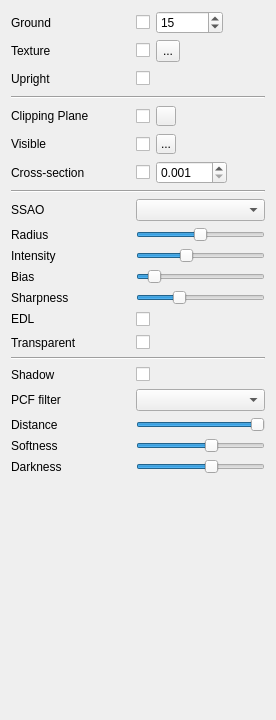
<?xml version="1.0" encoding="UTF-8"?>
<ui version="4.0">
 <class>WidgetGlobalSetting</class>
 <widget class="QWidget" name="WidgetGlobalSetting">
  <property name="geometry">
   <rect>
    <x>0</x>
    <y>0</y>
    <width>276</width>
    <height>720</height>
   </rect>
  </property>
  <property name="windowTitle">
   <string>Global Setting</string>
  </property>
  <property name="locale">
   <locale language="English" country="UnitedStates"/>
  </property>
  <layout class="QVBoxLayout" name="verticalLayout">
   <item>
    <layout class="QGridLayout" name="gridLayout">
     <item row="20" column="0">
      <widget class="QLabel" name="labelShadowSoftness">
       <property name="text">
        <string>Softness</string>
       </property>
      </widget>
     </item>
     <item row="18" column="1">
      <widget class="QComboBox" name="comboBoxShadowSmoothPattern">
       <property name="toolTip">
        <string>Smooth pattern for soft shadow</string>
       </property>
      </widget>
     </item>
     <item row="12" column="0">
      <widget class="QLabel" name="labelSSAOBias">
       <property name="text">
        <string>Bias</string>
       </property>
      </widget>
     </item>
     <item row="11" column="0">
      <widget class="QLabel" name="labelSSAOIntensity">
       <property name="text">
        <string>Intensity</string>
       </property>
      </widget>
     </item>
     <item row="21" column="0">
      <widget class="QLabel" name="labelShadowDarkness">
       <property name="text">
        <string>Darkness</string>
       </property>
      </widget>
     </item>
     <item row="11" column="1">
      <widget class="QSlider" name="horizontalSliderSSAOIntensity">
       <property name="sizePolicy">
        <sizepolicy hsizetype="Expanding" vsizetype="Fixed">
         <horstretch>0</horstretch>
         <verstretch>0</verstretch>
        </sizepolicy>
       </property>
       <property name="toolTip">
        <string>Distance of light source to the scene center (relative to scene radius)</string>
       </property>
       <property name="minimum">
        <number>0</number>
       </property>
       <property name="maximum">
        <number>400</number>
       </property>
       <property name="singleStep">
        <number>5</number>
       </property>
       <property name="pageStep">
        <number>10</number>
       </property>
       <property name="value">
        <number>150</number>
       </property>
       <property name="orientation">
        <enum>Qt::Orientation::Horizontal</enum>
       </property>
      </widget>
     </item>
     <item row="20" column="1">
      <widget class="QSlider" name="horizontalSliderShadowSoftness">
       <property name="sizePolicy">
        <sizepolicy hsizetype="Expanding" vsizetype="Fixed">
         <horstretch>0</horstretch>
         <verstretch>0</verstretch>
        </sizepolicy>
       </property>
       <property name="toolTip">
        <string>Width of the penumbra region</string>
       </property>
       <property name="minimum">
        <number>1</number>
       </property>
       <property name="maximum">
        <number>100</number>
       </property>
       <property name="pageStep">
        <number>5</number>
       </property>
       <property name="value">
        <number>60</number>
       </property>
       <property name="orientation">
        <enum>Qt::Orientation::Horizontal</enum>
       </property>
      </widget>
     </item>
     <item row="6" column="1">
      <layout class="QHBoxLayout" name="horizontalLayout_10">
       <item>
        <widget class="QCheckBox" name="checkBoxCrossSectionEnable">
         <property name="sizePolicy">
          <sizepolicy hsizetype="Fixed" vsizetype="Preferred">
           <horstretch>0</horstretch>
           <verstretch>0</verstretch>
          </sizepolicy>
         </property>
         <property name="minimumSize">
          <size>
           <width>0</width>
           <height>22</height>
          </size>
         </property>
         <property name="text">
          <string/>
         </property>
        </widget>
       </item>
       <item>
        <widget class="QDoubleSpinBox" name="doubleSpinBoxCrossSectionThickness">
         <property name="sizePolicy">
          <sizepolicy hsizetype="Expanding" vsizetype="Fixed">
           <horstretch>0</horstretch>
           <verstretch>0</verstretch>
          </sizepolicy>
         </property>
         <property name="minimumSize">
          <size>
           <width>0</width>
           <height>0</height>
          </size>
         </property>
         <property name="decimals">
          <number>3</number>
         </property>
         <property name="minimum">
          <double>0.001000000000000</double>
         </property>
         <property name="maximum">
          <double>100.000000000000000</double>
         </property>
         <property name="singleStep">
          <double>0.001000000000000</double>
         </property>
         <property name="value">
          <double>0.001000000000000</double>
         </property>
        </widget>
       </item>
       <item>
        <spacer name="horizontalSpacer_24">
         <property name="orientation">
          <enum>Qt::Orientation::Horizontal</enum>
         </property>
         <property name="sizeType">
          <enum>QSizePolicy::Policy::Expanding</enum>
         </property>
         <property name="sizeHint" stdset="0">
          <size>
           <width>38</width>
           <height>19</height>
          </size>
         </property>
        </spacer>
       </item>
      </layout>
     </item>
     <item row="6" column="0">
      <widget class="QLabel" name="labelCrossSectionEnable">
       <property name="sizePolicy">
        <sizepolicy hsizetype="Expanding" vsizetype="Minimum">
         <horstretch>0</horstretch>
         <verstretch>0</verstretch>
        </sizepolicy>
       </property>
       <property name="text">
        <string>Cross-section</string>
       </property>
      </widget>
     </item>
     <item row="7" column="0" rowspan="2" colspan="2">
      <widget class="Line" name="line_2">
       <property name="orientation">
        <enum>Qt::Orientation::Horizontal</enum>
       </property>
      </widget>
     </item>
     <item row="21" column="1">
      <widget class="QSlider" name="horizontalSliderShadowDarkness">
       <property name="sizePolicy">
        <sizepolicy hsizetype="Expanding" vsizetype="Fixed">
         <horstretch>0</horstretch>
         <verstretch>0</verstretch>
        </sizepolicy>
       </property>
       <property name="toolTip">
        <string>The darkness of the umbra region</string>
       </property>
       <property name="minimum">
        <number>1</number>
       </property>
       <property name="maximum">
        <number>100</number>
       </property>
       <property name="pageStep">
        <number>5</number>
       </property>
       <property name="value">
        <number>60</number>
       </property>
       <property name="orientation">
        <enum>Qt::Orientation::Horizontal</enum>
       </property>
      </widget>
     </item>
     <item row="4" column="0">
      <widget class="QLabel" name="labelClippingPlaneEnable">
       <property name="sizePolicy">
        <sizepolicy hsizetype="Expanding" vsizetype="Minimum">
         <horstretch>0</horstretch>
         <verstretch>0</verstretch>
        </sizepolicy>
       </property>
       <property name="text">
        <string>Clipping Plane</string>
       </property>
      </widget>
     </item>
     <item row="0" column="0">
      <widget class="QLabel" name="labelGroundPlaneTexture_2">
       <property name="minimumSize">
        <size>
         <width>0</width>
         <height>22</height>
        </size>
       </property>
       <property name="text">
        <string>Ground</string>
       </property>
      </widget>
     </item>
     <item row="12" column="1">
      <widget class="QSlider" name="horizontalSliderSSAOBias">
       <property name="sizePolicy">
        <sizepolicy hsizetype="Expanding" vsizetype="Fixed">
         <horstretch>0</horstretch>
         <verstretch>0</verstretch>
        </sizepolicy>
       </property>
       <property name="toolTip">
        <string>Distance of light source to the scene center (relative to scene radius)</string>
       </property>
       <property name="minimum">
        <number>0</number>
       </property>
       <property name="maximum">
        <number>100</number>
       </property>
       <property name="pageStep">
        <number>5</number>
       </property>
       <property name="value">
        <number>10</number>
       </property>
       <property name="orientation">
        <enum>Qt::Orientation::Horizontal</enum>
       </property>
      </widget>
     </item>
     <item row="17" column="0">
      <widget class="QLabel" name="labelShadow">
       <property name="text">
        <string>Shadow</string>
       </property>
      </widget>
     </item>
     <item row="1" column="0">
      <widget class="QLabel" name="labelGroundPlaneTexture">
       <property name="minimumSize">
        <size>
         <width>0</width>
         <height>22</height>
        </size>
       </property>
       <property name="text">
        <string>Texture</string>
       </property>
      </widget>
     </item>
     <item row="5" column="1">
      <layout class="QHBoxLayout" name="horizontalLayout_2">
       <item>
        <widget class="QCheckBox" name="checkBoxClippingPlaneVisible">
         <property name="sizePolicy">
          <sizepolicy hsizetype="Fixed" vsizetype="Preferred">
           <horstretch>0</horstretch>
           <verstretch>0</verstretch>
          </sizepolicy>
         </property>
         <property name="minimumSize">
          <size>
           <width>0</width>
           <height>22</height>
          </size>
         </property>
         <property name="text">
          <string/>
         </property>
        </widget>
       </item>
       <item>
        <widget class="QToolButton" name="toolButtonClippingPlaneColor">
         <property name="minimumSize">
          <size>
           <width>20</width>
           <height>20</height>
          </size>
         </property>
         <property name="maximumSize">
          <size>
           <width>20</width>
           <height>20</height>
          </size>
         </property>
         <property name="toolTip">
          <string>Click to set the backside color for this drawable</string>
         </property>
         <property name="text">
          <string>...</string>
         </property>
         <property name="icon">
          <iconset>
           <normaloff>../Resources/icons/transparency.png</normaloff>../Resources/icons/transparency.png</iconset>
         </property>
         <property name="iconSize">
          <size>
           <width>20</width>
           <height>20</height>
          </size>
         </property>
        </widget>
       </item>
       <item>
        <spacer name="horizontalSpacer_23">
         <property name="orientation">
          <enum>Qt::Orientation::Horizontal</enum>
         </property>
         <property name="sizeType">
          <enum>QSizePolicy::Policy::Expanding</enum>
         </property>
         <property name="sizeHint" stdset="0">
          <size>
           <width>38</width>
           <height>19</height>
          </size>
         </property>
        </spacer>
       </item>
      </layout>
     </item>
     <item row="2" column="1">
      <layout class="QHBoxLayout" name="horizontalLayout_4">
       <item>
        <widget class="QCheckBox" name="checkBoxGroundPlaneConstraint">
         <property name="layoutDirection">
          <enum>Qt::LayoutDirection::RightToLeft</enum>
         </property>
         <property name="text">
          <string/>
         </property>
        </widget>
       </item>
       <item>
        <spacer name="horizontalSpacer_19">
         <property name="orientation">
          <enum>Qt::Orientation::Horizontal</enum>
         </property>
         <property name="sizeType">
          <enum>QSizePolicy::Policy::Expanding</enum>
         </property>
         <property name="sizeHint" stdset="0">
          <size>
           <width>68</width>
           <height>19</height>
          </size>
         </property>
        </spacer>
       </item>
      </layout>
     </item>
     <item row="5" column="0">
      <widget class="QLabel" name="labelClippingPlaneVisible">
       <property name="sizePolicy">
        <sizepolicy hsizetype="Expanding" vsizetype="Minimum">
         <horstretch>0</horstretch>
         <verstretch>0</verstretch>
        </sizepolicy>
       </property>
       <property name="text">
        <string>Visible</string>
       </property>
      </widget>
     </item>
     <item row="0" column="1">
      <layout class="QHBoxLayout" name="horizontalLayout_6">
       <item>
        <widget class="QCheckBox" name="checkBoxGroundPlane">
         <property name="layoutDirection">
          <enum>Qt::LayoutDirection::RightToLeft</enum>
         </property>
         <property name="text">
          <string/>
         </property>
        </widget>
       </item>
       <item>
        <widget class="QSpinBox" name="spinBoxGroundPlaneSize">
         <property name="minimum">
          <number>1</number>
         </property>
         <property name="maximum">
          <number>10000000</number>
         </property>
         <property name="singleStep">
          <number>1</number>
         </property>
         <property name="value">
          <number>15</number>
         </property>
         <property name="displayIntegerBase">
          <number>10</number>
         </property>
        </widget>
       </item>
       <item>
        <spacer name="horizontalSpacer_21">
         <property name="orientation">
          <enum>Qt::Orientation::Horizontal</enum>
         </property>
         <property name="sizeType">
          <enum>QSizePolicy::Policy::Expanding</enum>
         </property>
         <property name="sizeHint" stdset="0">
          <size>
           <width>38</width>
           <height>19</height>
          </size>
         </property>
        </spacer>
       </item>
      </layout>
     </item>
     <item row="16" column="0" colspan="2">
      <widget class="Line" name="line_3">
       <property name="orientation">
        <enum>Qt::Orientation::Horizontal</enum>
       </property>
      </widget>
     </item>
     <item row="4" column="1">
      <layout class="QHBoxLayout" name="horizontalLayout_3">
       <item>
        <widget class="QCheckBox" name="checkBoxClippingPlaneEnable">
         <property name="sizePolicy">
          <sizepolicy hsizetype="Fixed" vsizetype="Preferred">
           <horstretch>0</horstretch>
           <verstretch>0</verstretch>
          </sizepolicy>
         </property>
         <property name="minimumSize">
          <size>
           <width>0</width>
           <height>22</height>
          </size>
         </property>
         <property name="text">
          <string/>
         </property>
        </widget>
       </item>
       <item>
        <widget class="QToolButton" name="toolButtonRecenterClippingPlane">
         <property name="minimumSize">
          <size>
           <width>20</width>
           <height>20</height>
          </size>
         </property>
         <property name="maximumSize">
          <size>
           <width>20</width>
           <height>20</height>
          </size>
         </property>
         <property name="toolTip">
          <string>Re-center the clipping plane</string>
         </property>
         <property name="text">
          <string/>
         </property>
         <property name="icon">
          <iconset resource="../resources/Mapple.qrc">
           <normaloff>:/resources/icons/recenter.png</normaloff>:/resources/icons/recenter.png</iconset>
         </property>
         <property name="iconSize">
          <size>
           <width>20</width>
           <height>20</height>
          </size>
         </property>
        </widget>
       </item>
       <item>
        <spacer name="horizontalSpacer_22">
         <property name="orientation">
          <enum>Qt::Orientation::Horizontal</enum>
         </property>
         <property name="sizeType">
          <enum>QSizePolicy::Policy::Expanding</enum>
         </property>
         <property name="sizeHint" stdset="0">
          <size>
           <width>38</width>
           <height>19</height>
          </size>
         </property>
        </spacer>
       </item>
      </layout>
     </item>
     <item row="17" column="1">
      <layout class="QHBoxLayout" name="horizontalLayout_7">
       <item>
        <widget class="QCheckBox" name="checkBoxShadow">
         <property name="toolTip">
          <string>Enable/Disable shadowing</string>
         </property>
         <property name="text">
          <string/>
         </property>
        </widget>
       </item>
       <item>
        <spacer name="horizontalSpacer_7">
         <property name="orientation">
          <enum>Qt::Orientation::Horizontal</enum>
         </property>
         <property name="sizeHint" stdset="0">
          <size>
           <width>58</width>
           <height>17</height>
          </size>
         </property>
        </spacer>
       </item>
      </layout>
     </item>
     <item row="14" column="1">
      <layout class="QHBoxLayout" name="horizontalLayout_9">
       <item>
        <widget class="QCheckBox" name="checkBoxEyeDomeLighting">
         <property name="toolTip">
          <string>Enable/Disable eye dome lighting for point clouds</string>
         </property>
         <property name="text">
          <string/>
         </property>
        </widget>
       </item>
       <item>
        <spacer name="horizontalSpacer_5">
         <property name="orientation">
          <enum>Qt::Orientation::Horizontal</enum>
         </property>
         <property name="sizeHint" stdset="0">
          <size>
           <width>63</width>
           <height>17</height>
          </size>
         </property>
        </spacer>
       </item>
      </layout>
     </item>
     <item row="10" column="0">
      <widget class="QLabel" name="labelSSAORadius">
       <property name="text">
        <string>Radius</string>
       </property>
      </widget>
     </item>
     <item row="3" column="0" colspan="2">
      <widget class="Line" name="line_4">
       <property name="orientation">
        <enum>Qt::Orientation::Horizontal</enum>
       </property>
      </widget>
     </item>
     <item row="10" column="1">
      <widget class="QSlider" name="horizontalSliderSSAORadius">
       <property name="sizePolicy">
        <sizepolicy hsizetype="Expanding" vsizetype="Fixed">
         <horstretch>0</horstretch>
         <verstretch>0</verstretch>
        </sizepolicy>
       </property>
       <property name="toolTip">
        <string>Distance of light source to the scene center (relative to scene radius)</string>
       </property>
       <property name="minimum">
        <number>0</number>
       </property>
       <property name="maximum">
        <number>400</number>
       </property>
       <property name="singleStep">
        <number>5</number>
       </property>
       <property name="pageStep">
        <number>10</number>
       </property>
       <property name="value">
        <number>200</number>
       </property>
       <property name="orientation">
        <enum>Qt::Orientation::Horizontal</enum>
       </property>
      </widget>
     </item>
     <item row="9" column="0">
      <widget class="QLabel" name="labelSSAO">
       <property name="text">
        <string>SSAO</string>
       </property>
      </widget>
     </item>
     <item row="13" column="0">
      <widget class="QLabel" name="labelSSAOSharpness">
       <property name="text">
        <string>Sharpness</string>
       </property>
      </widget>
     </item>
     <item row="15" column="1">
      <layout class="QHBoxLayout" name="horizontalLayout_8">
       <item>
        <widget class="QCheckBox" name="checkBoxTransparency">
         <property name="toolTip">
          <string>Enable/Disable transparency effect</string>
         </property>
         <property name="text">
          <string/>
         </property>
        </widget>
       </item>
       <item>
        <spacer name="horizontalSpacer_6">
         <property name="orientation">
          <enum>Qt::Orientation::Horizontal</enum>
         </property>
         <property name="sizeHint" stdset="0">
          <size>
           <width>63</width>
           <height>17</height>
          </size>
         </property>
        </spacer>
       </item>
      </layout>
     </item>
     <item row="19" column="0">
      <widget class="QLabel" name="labelShadowLightDistance">
       <property name="text">
        <string>Distance</string>
       </property>
      </widget>
     </item>
     <item row="13" column="1">
      <widget class="QSlider" name="horizontalSliderSSAOSharpness">
       <property name="sizePolicy">
        <sizepolicy hsizetype="Expanding" vsizetype="Fixed">
         <horstretch>0</horstretch>
         <verstretch>0</verstretch>
        </sizepolicy>
       </property>
       <property name="toolTip">
        <string>Distance of light source to the scene center (relative to scene radius)</string>
       </property>
       <property name="minimum">
        <number>0</number>
       </property>
       <property name="maximum">
        <number>12800</number>
       </property>
       <property name="pageStep">
        <number>5</number>
       </property>
       <property name="value">
        <number>4000</number>
       </property>
       <property name="orientation">
        <enum>Qt::Orientation::Horizontal</enum>
       </property>
      </widget>
     </item>
     <item row="19" column="1">
      <widget class="QSlider" name="horizontalSliderShadowLightDistance">
       <property name="sizePolicy">
        <sizepolicy hsizetype="Expanding" vsizetype="Fixed">
         <horstretch>0</horstretch>
         <verstretch>0</verstretch>
        </sizepolicy>
       </property>
       <property name="toolTip">
        <string>Distance of light source to the scene center (relative to scene radius)</string>
       </property>
       <property name="minimum">
        <number>3</number>
       </property>
       <property name="maximum">
        <number>50</number>
       </property>
       <property name="pageStep">
        <number>5</number>
       </property>
       <property name="value">
        <number>50</number>
       </property>
       <property name="orientation">
        <enum>Qt::Orientation::Horizontal</enum>
       </property>
      </widget>
     </item>
     <item row="18" column="0">
      <widget class="QLabel" name="labelShadowSmoothPattern">
       <property name="text">
        <string>PCF filter</string>
       </property>
      </widget>
     </item>
     <item row="2" column="0">
      <widget class="QLabel" name="labelGroundPlaneConstraint">
       <property name="minimumSize">
        <size>
         <width>0</width>
         <height>22</height>
        </size>
       </property>
       <property name="text">
        <string>Upright </string>
       </property>
      </widget>
     </item>
     <item row="15" column="0">
      <widget class="QLabel" name="labelTransparent">
       <property name="text">
        <string>Transparent</string>
       </property>
      </widget>
     </item>
     <item row="1" column="1">
      <layout class="QHBoxLayout" name="horizontalLayout_5">
       <item>
        <widget class="QCheckBox" name="checkBoxGroundPlaneTexture">
         <property name="layoutDirection">
          <enum>Qt::LayoutDirection::RightToLeft</enum>
         </property>
         <property name="text">
          <string/>
         </property>
        </widget>
       </item>
       <item>
        <widget class="QToolButton" name="toolButtonGroundPlaneTexture">
         <property name="sizePolicy">
          <sizepolicy hsizetype="Fixed" vsizetype="Preferred">
           <horstretch>0</horstretch>
           <verstretch>0</verstretch>
          </sizepolicy>
         </property>
         <property name="minimumSize">
          <size>
           <width>20</width>
           <height>22</height>
          </size>
         </property>
         <property name="text">
          <string>...</string>
         </property>
        </widget>
       </item>
       <item>
        <spacer name="horizontalSpacer_20">
         <property name="orientation">
          <enum>Qt::Orientation::Horizontal</enum>
         </property>
         <property name="sizeType">
          <enum>QSizePolicy::Policy::Expanding</enum>
         </property>
         <property name="sizeHint" stdset="0">
          <size>
           <width>38</width>
           <height>19</height>
          </size>
         </property>
        </spacer>
       </item>
      </layout>
     </item>
     <item row="14" column="0">
      <widget class="QLabel" name="labelEDL">
       <property name="sizePolicy">
        <sizepolicy hsizetype="Preferred" vsizetype="Fixed">
         <horstretch>0</horstretch>
         <verstretch>0</verstretch>
        </sizepolicy>
       </property>
       <property name="text">
        <string>EDL</string>
       </property>
      </widget>
     </item>
     <item row="9" column="1">
      <widget class="QComboBox" name="comboBoxSSAOAlgorithm">
       <property name="toolTip">
        <string>Smooth pattern for soft shadow</string>
       </property>
      </widget>
     </item>
    </layout>
   </item>
   <item>
    <spacer name="verticalSpacer">
     <property name="orientation">
      <enum>Qt::Orientation::Vertical</enum>
     </property>
     <property name="sizeHint" stdset="0">
      <size>
       <width>17</width>
       <height>37</height>
      </size>
     </property>
    </spacer>
   </item>
  </layout>
 </widget>
 <tabstops>
  <tabstop>checkBoxGroundPlane</tabstop>
  <tabstop>spinBoxGroundPlaneSize</tabstop>
  <tabstop>checkBoxGroundPlaneTexture</tabstop>
  <tabstop>toolButtonGroundPlaneTexture</tabstop>
  <tabstop>checkBoxGroundPlaneConstraint</tabstop>
  <tabstop>checkBoxClippingPlaneEnable</tabstop>
  <tabstop>toolButtonRecenterClippingPlane</tabstop>
  <tabstop>checkBoxClippingPlaneVisible</tabstop>
  <tabstop>toolButtonClippingPlaneColor</tabstop>
  <tabstop>checkBoxCrossSectionEnable</tabstop>
  <tabstop>doubleSpinBoxCrossSectionThickness</tabstop>
  <tabstop>comboBoxSSAOAlgorithm</tabstop>
  <tabstop>horizontalSliderSSAORadius</tabstop>
  <tabstop>horizontalSliderSSAOIntensity</tabstop>
  <tabstop>horizontalSliderSSAOBias</tabstop>
  <tabstop>horizontalSliderSSAOSharpness</tabstop>
  <tabstop>checkBoxEyeDomeLighting</tabstop>
  <tabstop>checkBoxTransparency</tabstop>
  <tabstop>checkBoxShadow</tabstop>
  <tabstop>comboBoxShadowSmoothPattern</tabstop>
  <tabstop>horizontalSliderShadowLightDistance</tabstop>
  <tabstop>horizontalSliderShadowSoftness</tabstop>
  <tabstop>horizontalSliderShadowDarkness</tabstop>
 </tabstops>
 <resources>
  <include location="../resources/Mapple.qrc"/>
 </resources>
 <connections/>
</ui>
